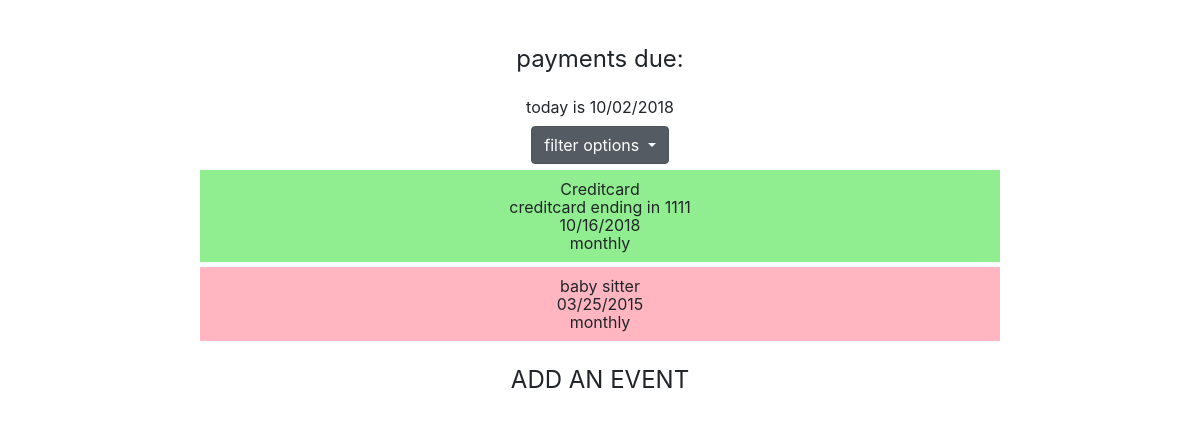
/results.php?ACTION=VIEW&FILTER=M, run on the app's committed database.
### tables this page shows
CREATE TABLE `PAYMENTS` (
  `ID` int(11) NOT NULL AUTO_INCREMENT,
  `EVENT_NAME` varchar(255) DEFAULT NULL,
  `EVENT_DESCRITPION` longtext,
  `DUE_DATE` date DEFAULT NULL,
  `EVENT_TYPE` varchar(255) DEFAULT NULL,
  PRIMARY KEY (`ID`),
  UNIQUE KEY `PAYMENTS_ID_uindex` (`ID`)
);

### get_data.inc.php (the view, shortened to what this page needs)
<?php
function view_data(){
    switch($_GET['FILTER']){
        case 'M':
            $filter = " WHERE EVENT_TYPE = 'monthly' ";
            break;
    }
    $query = "SELECT * FROM PAYMENTS".$filter."ORDER BY DUE_DATE DESC ";
    $results = mysqli_query(Database::$conn,$query);
    $html_out='';
    if ($results->num_rows > 0) {
        while($row = $results->fetch_assoc()) {
            if ($row['DUE_DATE']>date("Y-m-d")){
                $background = 'background-color: lightgreen';
            }
            elseif ($row['DUE_DATE']==date("Y-m-d")){
                $background = 'background-color: lightgoldenrodyellow';
            }
            elseif ($row['DUE_DATE']<date("Y-m-d")){
                $background = 'background-color: lightpink';
            }
            $name        = $row['EVENT_NAME'];
            $date        = $row['DUE_DATE'];
            $date = explode('-',$date);
            $date = $date[1].'/'.$date[2].'/'.$date[0];
            $description = $row['EVENT_DESCRITPION'];
            $type        = $row['EVENT_TYPE'];
            $html_out.="
                <div class='row common-padding-top-5'>
                    <div class='col-md-8 offset-md-2 common-padding-10' style='$background'>
                        <div class='text-center'>
                            $name
                        </div>
                        <div class='text-center'>
                            $description
                        </div>
                        <div class='text-center'>
                            $date
                        </div>
                        <div class='text-center'>
                            $type
                        </div>
                    </div>
                </div>
            ";
        }
        print $html_out;
    } else {
        echo "No results found";
    }
}

### css/common.css (style rules this page uses)
html, body { font-size: 16px; line-height: 18px; }
.common-padding-10 { padding: 10px !important; }
.common-padding-top-5 { padding-top: 5px !important; }

### data on the page
payments: EVENT_NAME "Creditcard", EVENT_DESCRITPION "creditcard ending in 1111", DUE_DATE "10/16/2018", EVENT_TYPE "monthly"
payments: EVENT_NAME "baby sitter", DUE_DATE "03/25/2015", EVENT_TYPE "monthly"
